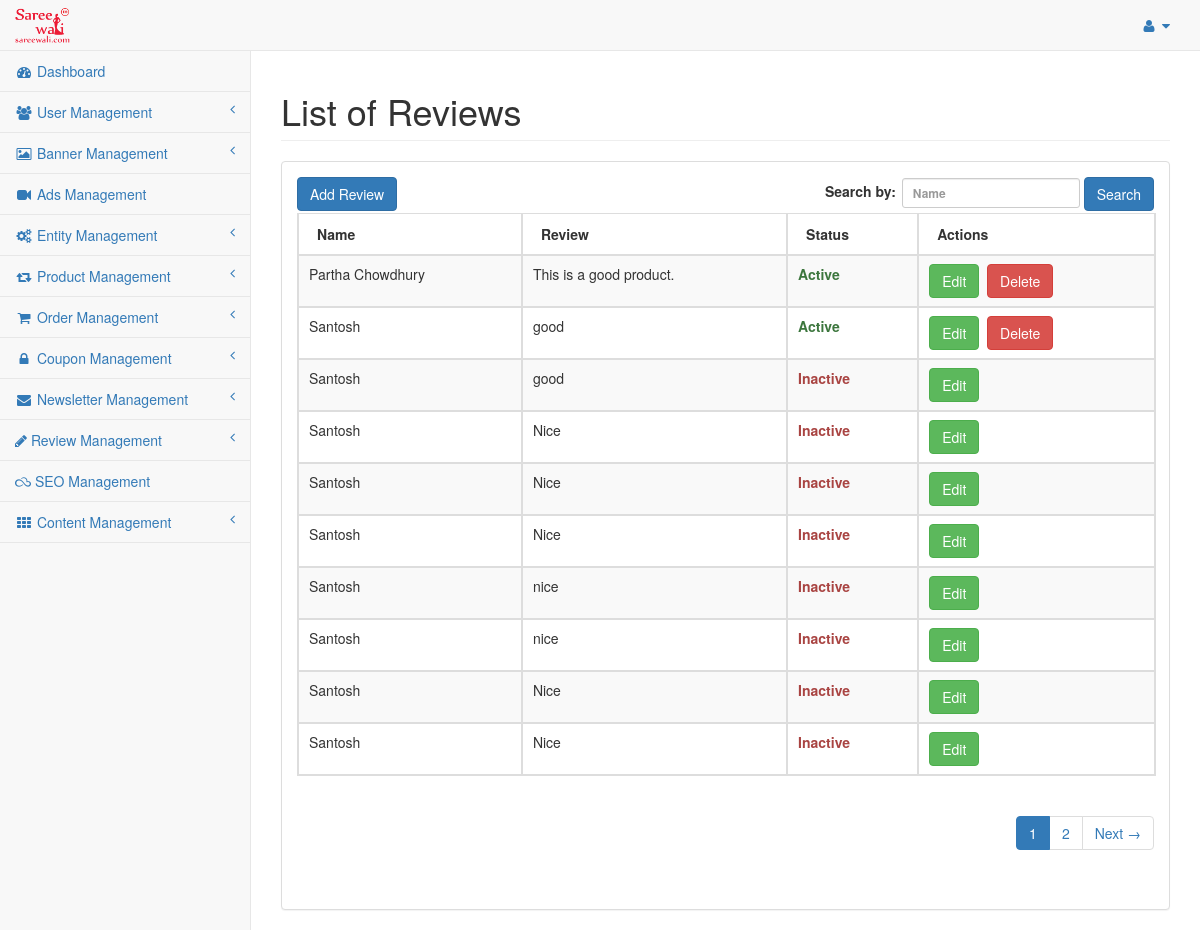
/index.php/admin/review/review_list, run on the app's committed database.
### tables this page shows
CREATE TABLE `saree_settings` (
  `settings_id` int(11) NOT NULL,
  `sitename` varchar(255) NOT NULL,
  `siteaddress` varchar(255) NOT NULL,
  `logoname` varchar(255) NOT NULL,
  `logopathname` varchar(255) NOT NULL,
  `facebook_page_url` varchar(255) NOT NULL,
  `gst_no` varchar(255) NOT NULL,
  `date_added` int(11) NOT NULL
);

CREATE TABLE `saree_review` (
  `review_id` int(11) NOT NULL,
  `reviewer` varchar(255) NOT NULL,
  `email` varchar(255) NOT NULL,
  `phone` varchar(255) NOT NULL,
  `state_id` int(11) NOT NULL,
  `review` text NOT NULL,
  `product_id` int(11) NOT NULL,
  `rating` int(11) NOT NULL,
  `status` enum('Y','N') NOT NULL DEFAULT 'N',
  `date_added` int(11) NOT NULL,
  `date_modified` int(11) NOT NULL
);

### application/models/Defaultdata.php (called while the page is built, shortened)
<?php
class Defaultdata extends CI_Model {
	private $mydata = array();
	public function getBackendDefaultData()
	{
		$this->mydata["tot_segments"] = $this->getUrlSegments();
		$this->mydata['general_settings'] = $this->grabSettingData();
		$this->mydata['admin_profile'] = $this->grabProfileData();
		$this->mydata["sidebar"] = $this->load->view('admin/partials/sidebar', null, true);
		$this->data = $this->mydata;
		$this->headerdata = $this->mydata;
		$this->data["header"] = $this->load->view('admin/partials/header', $this->headerdata, true);
		$this->data["head"] = $this->load->view('admin/partials/head', $this->headerdata, true);
		$this->data["footer"] = $this->load->view('admin/partials/footer', null, true);
		return $this->data;
	}
	public function getUrlSegments()
	{
		$all_segment=$this->uri->segment_array();
		return $all_segment;
	}
	public function grabSettingData(){
		$query = $this->db->get(TABLE_SETTINGS);
		return $query->row();
	}
	public function grabProfileData(){
		$query = $this->db->get(TABLE_ADMIN);
		return $query->row();
	}
}
?>

### application/controllers/admin/Review.php (called while the page is built, shortened)
<?php if ( ! defined('BASEPATH')) exit('No direct script access allowed');
class Review extends CI_Controller{
	public $data = array();
	public function __construct(){
		$this->load->model('reviewdata');
		$this->load->model('productdata');
		$this->data = $this->defaultdata->getBackendDefaultData();
	}
	public function review_list(){
		$like = array();
		parse_str($_SERVER['QUERY_STRING'], $like);
		unset($like['page']);
		$search_key = $this->input->get('reviewer');
		if(isset($search_key) && $search_key){
			$this->data['search_key'] = $search_key;
		}else{
			$this->data['search_key'] = '';
		}
		$review_data = $this->reviewdata->grab_review(array(), $like, array());
		$config['base_url'] = base_url('admin/review-list');
		$config['total_rows'] = count($review_data);
		$pagination = $this->config->item('pagination');
		$pagination = array_merge($config, $pagination);
		$this->pagination->initialize($pagination);
		$this->data['page'] = ($this->input->get('page')) ? $this->input->get('page') : 0;
		$this->data['pagination'] = $this->pagination->create_links();
		$review_paginated_data = $this->reviewdata->grab_review(array(), $like, array(PAGINATION_PER_PAGE, $this->data['page']));
		$this->data['review_details'] = $review_paginated_data;
		$this->load->view('admin/review_list', $this->data);
	}
}

### index.php (called while the page is built, shortened)
<?php
require_once BASEPATH.'core/CodeIgniter.php';

### application/models/Reviewdata.php (called while the page is built, shortened)
<?php
class Reviewdata extends CI_Model {
	public function grab_review($cond = array(), $like = array(), $limit = array()){
		if(!empty($limit)){
			$per_page = $limit[0];
			$offset = $limit[1];
			$start = max(0, ( $offset -1 ) * $per_page);
			$this->db->limit($per_page, $start);
		}
		$query = $this->db->get(TABLE_REVIEW);
		return $query->result();
	}
}

### application/config/config.php (called while the page is built, shortened)
<?php
switch(ENVIRONMENT){
	case "development":
		$config['base_url'] = 'http://localhost/sareewali';
	break;
}
$config['index_page'] = 'index.php';
$config['uri_protocol']	= 'REQUEST_URI';
$config['url_suffix'] = '';
$config['language']	= 'english';
$config['charset'] = 'UTF-8';
$config['enable_hooks'] = FALSE;
$config['subclass_prefix'] = 'MY_';
$config['composer_autoload'] = FALSE;
$config['permitted_uri_chars'] = 'a-z 0-9~%.:_\-@\=+';
$config['enable_query_strings'] = FALSE;
$config['controller_trigger'] = 'c';
$config['function_trigger'] = 'm';
$config['directory_trigger'] = 'd';
$config['allow_get_array'] = TRUE;
$config['log_threshold'] = 4;
$config['log_path'] = '';
$config['log_file_extension'] = '';
$config['log_file_permissions'] = 0644;
$config['log_date_format'] = 'Y-m-d H:i:s';
$config['error_views_path'] = '';
$config['cache_path'] = '';
$config['cache_query_string'] = FALSE;
$config['encryption_key'] = 'E)H@McQfTjWmZq4t7w!z%C*F-JaNdRgUkXp2s5u8x/A?D(G+KbPeShVmYq3t6w9y';
$config['sess_driver'] = 'files';
$config['sess_cookie_name'] = 'ci_session';
$config['sess_expiration'] = 7200;
$config['sess_save_path'] = NULL;
$config['sess_match_ip'] = FALSE;
$config['sess_time_to_update'] = 300;
$config['sess_regenerate_destroy'] = FALSE;
$config['cookie_prefix']	= '';
$config['cookie_domain']	= '';
$config['cookie_path']		= '/';
$config['cookie_secure']	= FALSE;
$config['cookie_httponly'] 	= FALSE;
$config['standardize_newlines'] = FALSE;
$config['global_xss_filtering'] = FALSE;
$config['csrf_protection'] = FALSE;
$config['csrf_token_name'] = 'csrf_test_name';
$config['csrf_cookie_name'] = 'csrf_cookie_name';
$config['csrf_expire'] = 7200;
$config['csrf_regenerate'] = TRUE;
$config['csrf_exclude_uris'] = array();
$config['compress_output'] = FALSE;
$config['time_reference'] = 'local';
$config['rewrite_short_tags'] = FALSE;
$config['proxy_ips'] = '';

### application/views/admin/review_list.php (the view)
<?php echo $head;?>
<div id="wrapper">
	<?php echo $header;?>
	<div id="page-wrapper" style="min-height: 374px;">
          <div class="row">
              <div class="col-lg-12">
                  <h1 class="page-header">List of Reviews</h1>
              </div>
          </div>
          <div class="row">
              <div class="col-lg-12">
                  <div class="panel panel-default">
				<div class="panel-body">
					<div id="dataTables-example_wrapper" class="dataTables_wrapper form-inline dt-bootstrap no-footer">
					  <div class="row">
						 <div class="col-sm-6">
							<a href="<?php echo base_url('admin/review-add');?>" class="btn btn-primary">Add Review</a>
						 </div>
						 <div class="col-sm-6">
							<form action="<?php echo base_url('admin/review-list');?>" method="GET" role="form">
								<div id="dataTables-example_filter" class="dataTables_filter">
									<label>Search by:<input name="reviewer" type="search" class="form-control input-sm" placeholder="Name" aria-controls="dataTables-example" id="user-search" value="<?php echo $search_key;?>"></label>
									<button type="submit" class="btn btn-primary">Search</button>
								</div>
							</form>
						 </div>
					  </div>
					  <div class="row">
						 <div class="col-sm-12">
							<table width="100%" class="table table-striped table-bordered table-hover dataTable no-footer dtr-inline" id="dataTables-example" role="grid" aria-describedby="dataTables-example_info" style="width: 100%;">
							   <thead>
								  <tr role="row">
									 <th>Name</th>
									 <th>Review</th>
									 <th>Status</th>
									 <th>Actions</th>
								  </tr>
							   </thead>
							   <tbody>
							    <?php if(!empty($review_details)){ ?>
								<?php foreach($review_details AS $detail) {?>
								  <tr class="gradeA odd" role="row">
									 <td><?php echo $detail->reviewer;?></td>
									 <td><?php echo $detail->review;?></td>
									 <td class="center"><?php echo ($detail->status == 'Y' ? '<strong class="text-success">Active</strong>' : '<strong class="text-danger">Inactive</strong>');?></td>
									 <td class="center">
										<a href="<?php echo base_url('admin/review-edit/'.$detail->review_id);?>" class="btn btn-success" title="Edit">Edit</a>&nbsp;
										<?php
											if($detail->status == 'Y'){
										?>
										<a href="javascript:void(0);" onclick="onDeleteConfirm('<?php echo base_url('admin/review/review_update/'.$detail->review_id);?>');" class="btn btn-danger" title="Delete">Delete<a>						<?php
											}
										?>
									</td>
								  </tr>
								  <?php } ?>
								  <?php }else{ ?>
								  <tr class="gradeA odd" role="row"><td colspan="4" style="text-align:center;">No records found</td></tr>
								  <?php } ?>
							   </tbody>
							</table>
						 </div>
					  </div>
					 <div class="pagination" style="float:right;">
						<?php echo $pagination ?>
					</div>
					</div>
					</div>
                  </div>
              </div>
          </div>
      </div>
</div>
<?php echo $footer; ?>

### application/views/admin/partials/header.php (shortened to what this page needs)
<nav class="navbar navbar-default navbar-static-top" role="navigation" style="margin-bottom: 0">
	<div class="navbar-header">
		<a class="navbar-brand" href="<?php echo base_url('admin/dashboard');?>">
			<?php
				if(isset($general_settings->logoname) && file_exists(UPLOAD_RELATIVE_LOGO_PATH.$general_settings->logoname)){
			?>
				<img src="<?php echo UPLOAD_LOGO_PATH.$general_settings->logoname.'?v='.time();?>" width="230" height="50">
			<?php
				}
			?>
		</a>
	</div>
	<ul class="nav navbar-top-links navbar-right">
		<li class="dropdown">
			<a class="dropdown-toggle" data-toggle="dropdown" href="#">
				<i class="fa fa-user fa-fw"></i> <i class="fa fa-caret-down"></i>
			</a>
		</li>
	</ul>
	<?php echo $sidebar; ?>
</nav>

### assets/styles/sb-admin-2.css (style rules this page uses)
body { background-color: #f8f8f8; }
#wrapper { width: 100%; }
#page-wrapper { padding: 0 15px; min-height: 568px; background-color: white; }
@media (min-width: 768px) { #page-wrapper { position: inherit; margin: 0 0 0 250px; padding: 0 30px; border-left: 1px solid #e7e7e7; } }
.navbar-top-links { margin-right: 0; }
.navbar-top-links li { display: inline-block; }
.navbar-top-links li:last-child { margin-right: 15px; }
.navbar-top-links li a { padding: 15px; min-height: 50px; }
.navbar-default .navbar-brand { padding: 5px 15px; }
.navbar-brand img { max-height:40px; width:auto; }
table.dataTable thead th, table.dataTable thead td { border-bottom: 1px solid #ddd !important; }
table.dataTable.no-footer { border-bottom: 1px solid #ddd !important; }

### data on the page
saree_settings: logoname (picture)
saree_review: reviewer "Partha Chowdhury", review "This is a good product.", status "Active"
saree_review: reviewer "Santosh", review "good", status "Active"
saree_review: reviewer "Santosh", review "good", status "Inactive"
saree_review: reviewer "Santosh", review "Nice", status "Inactive"
saree_review: reviewer "Santosh", review "Nice", status "Inactive"
saree_review: reviewer "Santosh", review "Nice", status "Inactive"
saree_review: reviewer "Santosh", review "nice", status "Inactive"
saree_review: reviewer "Santosh", review "nice", status "Inactive"
saree_review: reviewer "Santosh", review "Nice", status "Inactive"
saree_review: reviewer "Santosh", review "Nice", status "Inactive"

### other printed values
$pagination "1 2 Next →"
